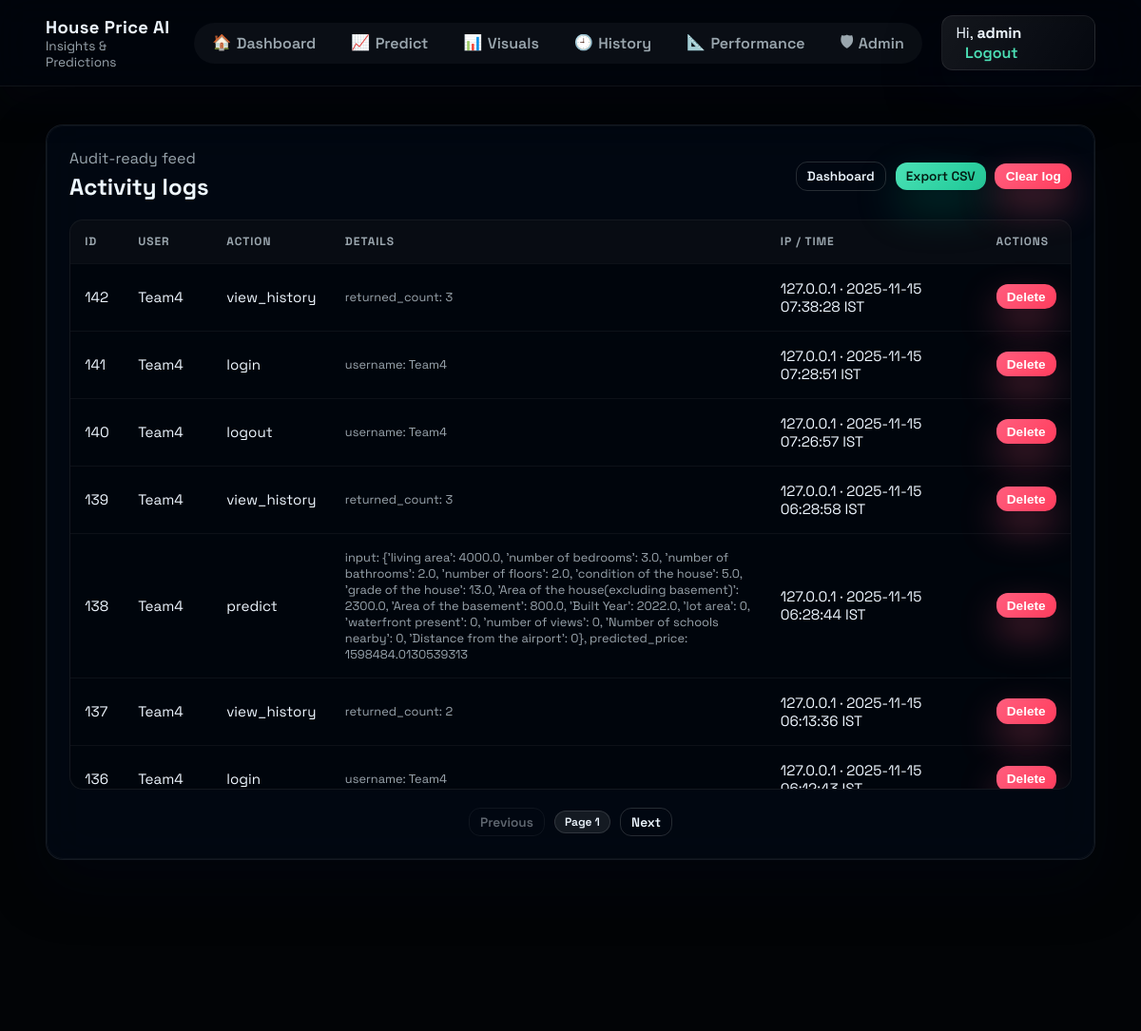
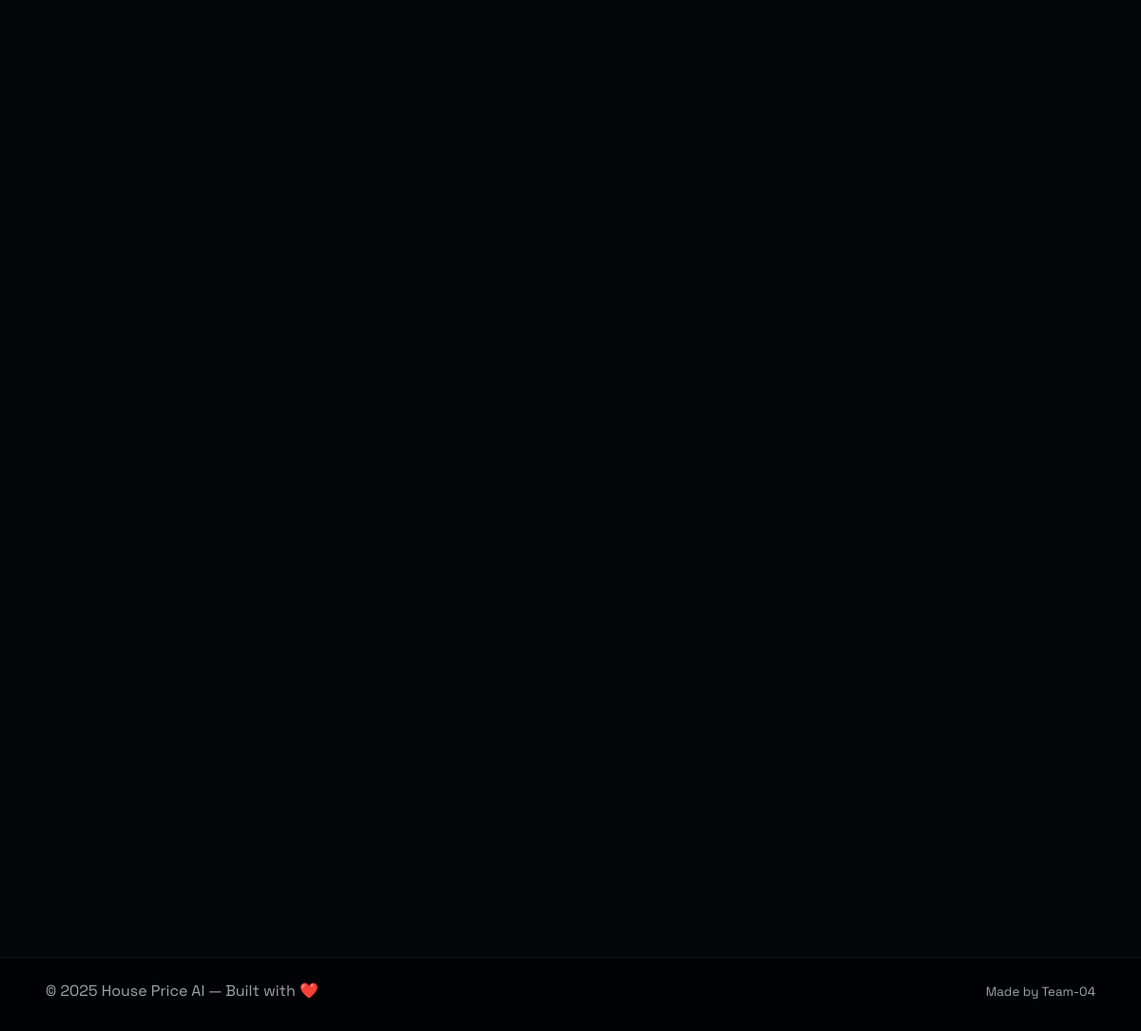
/admin/activity (signed in), run on the app's committed database (2 pictures, top to bottom).
### tables this page shows
CREATE TABLE activity (
            id INTEGER PRIMARY KEY AUTOINCREMENT,
            user_id INTEGER,
            username TEXT,
            action TEXT,
            details TEXT,
            ip TEXT,
            timestamp DATETIME DEFAULT CURRENT_TIMESTAMP
        );

### app.py (the view)
@app.route('/admin/activity')
@admin_required
def admin_activity():
    activities = []
    try:
        page = int(request.args.get('page', 1))
        per_page = int(request.args.get('per_page', 20))
        offset = (page - 1) * per_page
        with get_db() as conn:
            ensure_activity_schema(conn)
            c = conn.cursor()
            c.execute('SELECT COUNT(*) as cnt FROM activity')
            total = int(c.fetchone()['cnt'] or 0)
            c.execute('SELECT * FROM activity ORDER BY timestamp DESC LIMIT ? OFFSET ?', (per_page, offset))
            fetched = [dict(r) for r in c.fetchall()]
            for row in fetched:
                row['details_preview'] = preview_payload(row.get('details'), max_chars=200)
                row['formatted_timestamp'] = format_timestamp(row.get('timestamp'))
            activities = fetched
        return render_template('admin_activity.html', activities=activities, page=page, per_page=per_page, total=total)
    except Exception as e:
        print('Admin activity error:', e)
        traceback.print_exc()
        flash('Error loading activity', 'warning')
        return redirect(url_for('admin_dashboard'))

### app.py (called while the page is built)
@app.context_processor
def inject_helpers():
    def safe_url(endpoint_name, **values):
        try:
            return url_for(endpoint_name, **values)
        except Exception:
            return None
    links = {
        'home': safe_url('home'),
        'dashboard': safe_url('dashboard'),
        'predict': safe_url('predict'),
        'visuals': safe_url('visuals'),
        'history': safe_url('history'),
        'model_performance': safe_url('model_performance'),
        'admin': safe_url('admin'),
        'login': safe_url('login'),
        'signup': safe_url('signup'),
    }
    return {
        'links': links,
        'now': datetime.datetime.utcnow,
        'current_year': datetime.datetime.utcnow().year
    }

def get_db():
    conn = sqlite3.connect(DB_FILE)
    conn.row_factory = sqlite3.Row
    return conn

def ensure_activity_schema(conn):
    c = conn.cursor()
    c.execute('''
        CREATE TABLE IF NOT EXISTS activity (
            id INTEGER PRIMARY KEY AUTOINCREMENT,
            user_id INTEGER,
            username TEXT,
            action TEXT,
            details TEXT,
            ip TEXT,
            timestamp DATETIME DEFAULT CURRENT_TIMESTAMP
        )
    ''')
    conn.commit()

def format_timestamp(ts, to_ist=True):
    if ts is None:
        return '—'
    try:
        if isinstance(ts, str):
            for fmt in ['%Y-%m-%d %H:%M:%S', '%Y-%m-%d %H:%M:%S.%f', '%Y-%m-%dT%H:%M:%S', '%Y-%m-%dT%H:%M:%S.%f']:
                try:
                    dt = datetime.datetime.strptime(ts, fmt)
                    if to_ist:
                        dt = dt + datetime.timedelta(hours=5, minutes=30)
                    return dt.strftime('%Y-%m-%d %H:%M:%S IST')
                except ValueError:
                    continue
        if isinstance(ts, datetime.datetime):
            if to_ist:
                ts = ts + datetime.timedelta(hours=5, minutes=30)
            return ts.strftime('%Y-%m-%d %H:%M:%S IST')
        return str(ts)
    except Exception:
        return str(ts) if ts else '—'

def admin_required(f):
    @wraps(f)
    def wrapped(*args, **kwargs):
        if 'username' not in session:
            flash('Please log in to access this page', 'warning')
            return redirect(url_for('login'))
        if session.get('role') != 'admin':
            flash('Admin required', 'danger')
            return redirect(url_for('dashboard'))
        return f(*args, **kwargs)
    return wrapped

### templates/admin_activity.html (shortened to what this page needs)
{% extends "base.html" %}
{% block content %}
<section class="card wide-card">
  <div class="card-header">
    <div>
      <p class="muted" style="margin:0;">Audit-ready feed</p>
      <h2 style="margin:.2rem 0;">Activity logs</h2>
    </div>
    <div class="card-actions">
      <a class="btn small ghost" href="{{ url_for('admin_dashboard') }}">Dashboard</a>
      <a class="btn small" href="{{ url_for('admin_activity_export') }}">Export CSV</a>
      <form method="post" action="{{ url_for('admin_clear_activity') }}" onsubmit="return confirm('Clear all activity logs? This cannot be undone.');" style="margin:0;">
        <button class="btn small danger" type="submit">Clear log</button>
      </form>
    </div>
  </div>
  <div class="table-wrap" style="max-height:600px;overflow:auto;">
    <table class="styled-table">
      <thead>
        <tr>
          <th>ID</th>
          <th>User</th>
          <th>Action</th>
          <th>Details</th>
          <th>IP / Time</th>
          <th>Actions</th>
        </tr>
      </thead>
      <tbody>
        {% if activities %}
          {% for a in activities %}
            <tr>
              <td>{{ a.id }}</td>
              <td>{{ a.username or ('#'+a.user_id|string if a.user_id else 'system') }}</td>
              <td>{{ a.action }}</td>
              <td class="json-preview">{{ a.details_preview }}</td>
              <td>{{ a.ip or '—' }} · {{ a.formatted_timestamp if a.formatted_timestamp else a.timestamp }}</td>
              <td>
                <form method="post" action="{{ url_for('admin_delete_activity', activity_id=a.id, page=page) }}" onsubmit="return confirm('Delete this log entry?');">
                  <button class="btn small danger" type="submit">Delete</button>
                </form>
              </td>
            </tr>
          {% endfor %}
        {% else %}
          <tr><td colspan="6" class="empty">No activity recorded</td></tr>
        {% endif %}
      </tbody>
    </table>
  </div>
  <div class="card-actions" style="justify-content:center;margin-top:1.2rem;">
    {% set prev_page = page - 1 %}
    {% set next_page = page + 1 %}
    <a class="btn small ghost" href="{{ url_for('admin_activity', page=prev_page) }}" {% if page <= 1 %}style="opacity:.4;pointer-events:none"{% endif %}>Previous</a>
    <div class="badge-role">Page {{ page }}</div>
    {% if total > page * per_page %}
      <a class="btn small ghost" href="{{ url_for('admin_activity', page=next_page) }}">Next</a>
    {% else %}
      <a class="btn small ghost" style="opacity:.4;pointer-events:none">Next</a>
    {% endif %}
  </div>
</section>
{% endblock %}

### static/style.css (style rules this page uses)
:root { --bg-base:#030608; --bg-gradient: radial-gradient(circle at 20% 20%, rgba(32,110,255,0.28), transparent 50%), radial-gradient(circle at 80% 0%, rgba(255,64,126,0.23), transparent 45%), linear-gradient(135deg, #040b18 0%, #020408 45%, #03040b 100%); --text:#eef7ff; --muted:#a9b4c3; --accent:#4ce1b6; --accent-2:#6a7bff; --danger:#ff5e7e; --glass: rgba(255,255,255,0.05); --glass-strong: rgba(255,255,255,0.09); --border: rgba(255,255,255,0.12); --shadow: 0 25px 60px rgba(2,6,20,.45); }
* { box-sizing:border-box;margin:0;padding:0 }
html,body { height:100% }
body { font-family:'Space Grotesk','Inter','Segoe UI',sans-serif; background:var(--bg-base); color:var(--text); -webkit-font-smoothing:antialiased; min-height:100%; position:relative; overflow-x:hidden; }
body::before { content:""; position:fixed; inset:0; background-image:url("house3.jpg"); background-size:cover; background-position:center; background-repeat:no-repeat; z-index:-2; opacity:0.2; }
body::after { content: ""; position: fixed; inset: 0; background-image: linear-gradient(rgba(0,0,0,0.20), rgba(0,0,0,0.20)), image-set( url("/mnt/data/627812a9-67ea-41dc-a366-fb5f223a2bce.png") 1x, url("/mnt/data/627812a9-67ea-41dc-a366-fb5f223a2bce.png") 2x ); background-size: cover; background-position: center center; background-repeat: no-repeat; background-attachment: fixed; mix-blend-mode: normal; z-index: -1; opacity: 1; will-change: transform, opacity; transform: translateZ(0); filter: contrast(1.04) saturate(1.03); }
.app-body { display:flex; flex-direction:column; min-height:100vh; }
.card { background:rgba(2,10,24,0.65); border:1px solid rgba(255,255,255,0.08); border-radius:18px; padding:1.5rem; box-shadow:var(--shadow); backdrop-filter:blur(24px); position:relative; overflow:hidden; }
.card::after { content:""; position:absolute; inset:0; border-radius:inherit; pointer-events:none; border:1px solid rgba(255,255,255,0.04); mix-blend-mode:screen; }
.muted { color:var(--muted) }
.btn { display:inline-flex; align-items:center; justify-content:center; gap:.35rem; text-decoration:none; font-weight:600; padding:.6rem 1.1rem; border-radius:12px; color:#041b12; background:linear-gradient(135deg,var(--accent),#1cc896); box-shadow:0 20px 45px rgba(6,190,145,0.25); border:none; transition:transform .25s, box-shadow .25s; }
.btn.ghost { background:transparent; color:var(--text); border:1px solid rgba(255,255,255,0.15); box-shadow:none; }
.btn.small { padding:.35rem .7rem;font-size:.85rem }
.wide-card { grid-column:span 12 }
.card-header { display:flex; justify-content:space-between; align-items:center; margin-bottom:1rem; }
.card-actions { display:flex;align-items:center;gap:.6rem }
.table-wrap { overflow:auto; border-radius:14px; border:1px solid rgba(255,255,255,0.08); background:rgba(0,0,0,0.25); }
.styled-table { width:100%; border-collapse:collapse; font-size:.95rem; }
.styled-table thead th { padding:.9rem .95rem; text-align:left; text-transform:uppercase; letter-spacing:.08em; font-size:.75rem; color:var(--muted); background:rgba(255,255,255,0.03); }
.styled-table tbody td { padding:1rem .95rem; border-top:1px solid rgba(255,255,255,0.05); }
.badge-role { display:inline-flex; align-items:center; gap:.3rem; padding:.2rem .65rem; border-radius:999px; background:rgba(255,255,255,0.08); border:1px solid rgba(255,255,255,0.12); font-size:.75rem; font-weight:600; }
.json-preview { font-family:'Space Grotesk','Inter',monospace; font-size:.8rem; color:var(--muted); max-width:560px; }
.btn.danger { background:linear-gradient(135deg,#ff5e7e,#ff3d5d); color:#fff; box-shadow:0 18px 38px rgba(255,94,126,0.35); }

### data on the page
activity: id "142", username "Team4", action "view_history", details_preview "returned_count: 3", ip "127.0.0.1", formatted_timestamp "2025-11-15 07:38:28 IST"
activity: id "141", username "Team4", action "login", details_preview "username: Team4", ip "127.0.0.1", formatted_timestamp "2025-11-15 07:28:51 IST"
activity: id "140", username "Team4", action "logout", details_preview "username: Team4", ip "127.0.0.1", formatted_timestamp "2025-11-15 07:26:57 IST"
activity: id "139", username "Team4", action "view_history", details_preview "returned_count: 3", ip "127.0.0.1", formatted_timestamp "2025-11-15 06:28:58 IST"
activity: id "138", username "Team4", action "predict", details_preview "input: {'living area': 4000.0, 'number of bedrooms': 3.0, 'number of bathrooms': 2.0, 'number of floors': 2.0, 'condition of the house': 5.0, 'grade of the house': 13.0, 'Area of the house(excluding basement)': 2300.0, 'Area of the basement': 800.0, 'Built Year': 2022.0, 'lot area': 0, 'waterfront present': 0, 'number of views': 0, 'Number of schools nearby': 0, 'Distance from the airport': 0}, predicted_price: 1598484.0130539313", ip "127.0.0.1", formatted_timestamp "2025-11-15 06:28:44 IST"
activity: id "137", username "Team4", action "view_history", details_preview "returned_count: 2", ip "127.0.0.1", formatted_timestamp "2025-11-15 06:13:36 IST"
activity: id "136", username "Team4", action "login", details_preview "username: Team4", ip "127.0.0.1", timestamp "2025-11-15…"

### other printed values
{{ session.username }} "admin"
{{ page }} "1"
